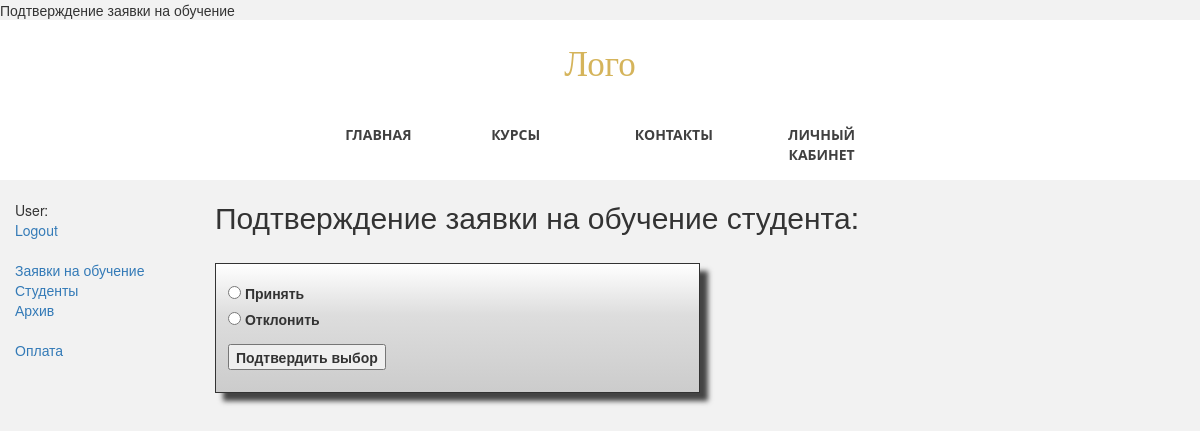
The page /main/student/approve/7?next=/main/students/r (signed in) on the database as committed earlier.
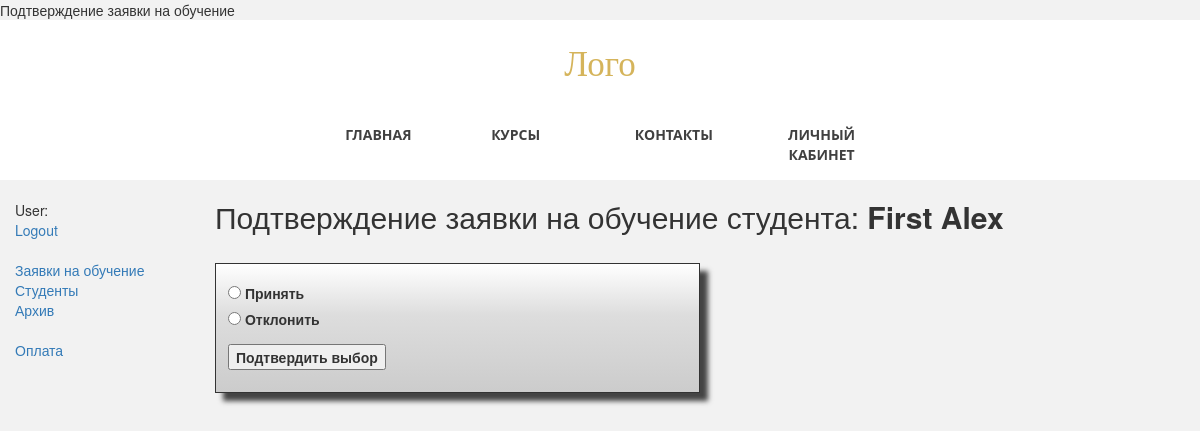
The same page on the database as committed later.
### students_app/models.py (models this page shows, shortened)
class Student(models.Model):
    related_user = models.ForeignKey(User, on_delete=models.CASCADE)
    name = models.CharField(verbose_name="Имя", max_length=50)
    surname = models.CharField(verbose_name="Фамилия", max_length=100)
    phone = models.CharField(verbose_name="Номер телефона", max_length=50)
    date_of_birth = models.DateField()
    course = models.ForeignKey(Course, on_delete=models.PROTECT)
    photo = models.ImageField(upload_to='images/', blank=True, null=True)
    @property
    def full_name(self):
        return f"{self.surname} {self.name}"
    STUDENT_STATUS = [
        ("r", "requested"),
        ("a", "approved"),
        ("f", "finished"),
    ]
    status = models.CharField(
        max_length=50,
        choices=STUDENT_STATUS,
        default="r",
        help_text="Статус студента",
    )
    request_date = models.DateField(auto_now_add=True)
    reg_date = models.DateField(blank=True, null=True)
    updated = models.DateField(auto_now=True)
    is_paid = models.BooleanField(default=False)
    is_deleted = models.BooleanField(default=False)
    deleted = models.DateField(auto_now=True)
    class Meta:
        ordering = ["name"]

### students_app/views.py (the view)
@staff_member_required
def student_approve(request, stud_id):
    back_url = request.GET["next"]
    student = Student.objects.filter(pk=stud_id, is_deleted=False).first()
    if request.method == "POST":
        confirm_form = ConfirmationForm(request.POST)
        if confirm_form.is_valid():
            confirm_choice = confirm_form.cleaned_data["confirm_choice"]
            if confirm_choice == "False":
                return redirect(back_url)
            else:
                user = student.related_user
                group = Group.objects.get(name="Students")
                user.groups.add(group)
                student.status = "a"
                student.reg_date = date.today()
                student.save()
                return redirect("student-detail", stud_id)
        else:
            message = "Некорректные данные"
    else:
        confirm_form = ConfirmationForm()
        message = "Подтверждение заявки на обучение студента: "
    return render(
        request,
        "students_app/confirmation.html",
        {"form": confirm_form, "message": message, "student": student},
    )

### students_app/forms.py
class ConfirmationForm(forms.Form):
    YES_NO_CHOICES = [(True, "Принять"), (False, "Отклонить")]
    confirm_choice = forms.ChoiceField(
        label="",
        widget=forms.RadioSelect(attrs={"class": "form-check-input"}),
        choices=YES_NO_CHOICES,
        required=True,
    )

### students_app/templates/students_app/confirmation.html (shortened to what this page needs)
{% extends "base.html" %}
{% block content %}
<h2 class="">{{ message }} <strong>{{ student.full_name }}</strong></h2><br>
<div class="shadowbox">
    <form action="" method="post">
        {{ form.as_p }}
        <p><button type="submit"><strong>Подтвердить выбор</strong></button></p>
    </form>
</div>
{% endblock %}

Rows that differ between the two databases and show on the page:
added Student: full_name "First Alex"
